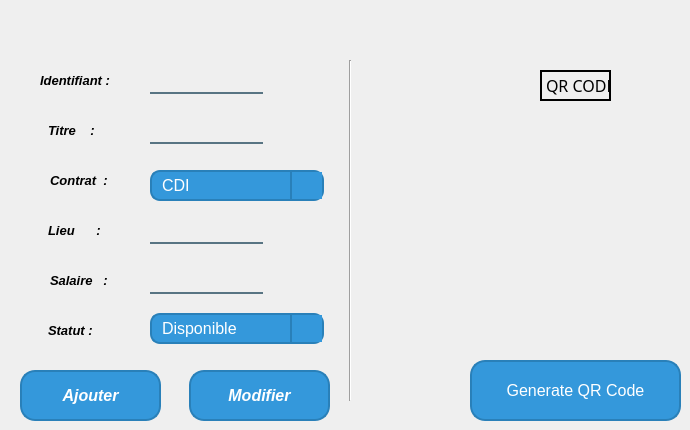
    <widget class="QWidget" name="tab">
     <attribute name="title">
      <string>Ajouter Offre Emploi</string>
     </attribute>
     <widget class="QLabel" name="label">
      <property name="geometry">
       <rect>
        <x>40</x>
        <y>70</y>
        <width>91</width>
        <height>21</height>
       </rect>
      </property>
      <property name="font">
       <font>
        <pointsize>10</pointsize>
        <weight>75</weight>
        <italic>true</italic>
        <bold>true</bold>
       </font>
      </property>
      <property name="autoFillBackground">
       <bool>false</bool>
      </property>
      <property name="styleSheet">
       <string notr="true">/* Style général pour le corps de la page */
body {
    font-family: Arial, sans-serif;
    background-color: #f4f4f4;
    margin: 0;
    padding: 20px;
}

/* Style du conteneur pour centrer les éléments */
.container {
    max-width: 600px;
    margin: 0 auto;
    background: #fff;
    padding: 20px;
    border-radius: 8px;
    box-shadow: 0 2px 5px rgba(0, 0, 0, 0.1);
}

/* Style des labels */
label {
    display: block;
    margin: 10px 0 5px;
    font-size: 16px;
    color: #333;
    transition: color 0.3s ease, transform 0.3s ease;
    position: relative;
    padding-left: 20px;
}

/* Effet de focus et hover pour les labels */
input:focus + label,
textarea:focus + label,
input:hover + label,
textarea:hover + label {
    color: #007bff;
    transform: translateY(-5px);
}

/* Style des champs de saisie */
input[type=&quot;text&quot;],
input[type=&quot;email&quot;],
textarea {
    width: 100%;
    padding: 10px;
    margin: 5px 0 20px;
    border: 1px solid #ccc;
    border-radius: 4px;
    font-size: 16px;
    transition: border-color 0.3s ease;
}

/* Effet de focus pour les champs de saisie */
input:focus,
textarea:focus {
    border-color: #007bff;
    outline: none;
}

/* Style pour les zones de texte */
textarea {
    height: 100px;
    resize: vertical;
}
</string>
      </property>
      <property name="text">
       <string>Identifiant : </string>
      </property>
      <property name="textFormat">
       <enum>Qt::AutoText</enum>
      </property>
     </widget>
     <widget class="QLabel" name="label_2">
      <property name="geometry">
       <rect>
        <x>48</x>
        <y>120</y>
        <width>71</width>
        <height>20</height>
       </rect>
      </property>
      <property name="font">
       <font>
        <pointsize>10</pointsize>
        <weight>75</weight>
        <italic>true</italic>
        <bold>true</bold>
       </font>
      </property>
      <property name="autoFillBackground">
       <bool>false</bool>
      </property>
      <property name="text">
       <string>Titre    :</string>
      </property>
     </widget>
     <widget class="QLabel" name="label_3">
      <property name="geometry">
       <rect>
        <x>50</x>
        <y>170</y>
        <width>81</width>
        <height>21</height>
       </rect>
      </property>
      <property name="font">
       <font>
        <pointsize>10</pointsize>
        <weight>75</weight>
        <italic>true</italic>
        <bold>true</bold>
       </font>
      </property>
      <property name="text">
       <string>Contrat  :</string>
      </property>
     </widget>
     <widget class="QLabel" name="label_4">
      <property name="geometry">
       <rect>
        <x>48</x>
        <y>220</y>
        <width>71</width>
        <height>20</height>
       </rect>
      </property>
      <property name="font">
       <font>
        <pointsize>10</pointsize>
        <weight>75</weight>
        <italic>true</italic>
        <bold>true</bold>
       </font>
      </property>
      <property name="text">
       <string>Lieu      :</string>
      </property>
     </widget>
     <widget class="QLabel" name="label_5">
      <property name="geometry">
       <rect>
        <x>50</x>
        <y>270</y>
        <width>81</width>
        <height>21</height>
       </rect>
      </property>
      <property name="font">
       <font>
        <pointsize>10</pointsize>
        <weight>75</weight>
        <italic>true</italic>
        <bold>true</bold>
       </font>
      </property>
      <property name="text">
       <string>Salaire   :</string>
      </property>
     </widget>
     <widget class="QLabel" name="label_6">
      <property name="geometry">
       <rect>
        <x>48</x>
        <y>320</y>
        <width>71</width>
        <height>20</height>
       </rect>
      </property>
      <property name="font">
       <font>
        <pointsize>10</pointsize>
        <weight>75</weight>
        <italic>true</italic>
        <bold>true</bold>
       </font>
      </property>
      <property name="text">
       <string>Statut : </string>
      </property>
     </widget>
     <widget class="QLineEdit" name="idof">
      <property name="geometry">
       <rect>
        <x>150</x>
        <y>70</y>
        <width>113</width>
        <height>24</height>
       </rect>
      </property>
      <property name="styleSheet">
       <string notr="true">background-color:rgba(0, 0, 0, 0);
border:2px solid rgba(0, 0, 0, 0);
border-bottom-color:rgba(46, 82, 101, 200);
color:rgb(0, 0, 0);
padding-bottom:7px;</string>
      </property>
     </widget>
     <widget class="QLineEdit" name="titre">
      <property name="geometry">
       <rect>
        <x>150</x>
        <y>120</y>
        <width>113</width>
        <height>24</height>
       </rect>
      </property>
      <property name="styleSheet">
       <string notr="true">background-color:rgba(0, 0, 0, 0);
border:2px solid rgba(0, 0, 0, 0);
border-bottom-color:rgba(46, 82, 101, 200);
color:rgb(0, 0, 0);
padding-bottom:7px;</string>
      </property>
     </widget>
     <widget class="QLineEdit" name="Lieu">
      <property name="geometry">
       <rect>
        <x>150</x>
        <y>220</y>
        <width>113</width>
        <height>24</height>
       </rect>
      </property>
      <property name="styleSheet">
       <string notr="true">background-color:rgba(0, 0, 0, 0);
border:2px solid rgba(0, 0, 0, 0);
border-bottom-color:rgba(46, 82, 101, 200);
color:rgb(0, 0, 0);
padding-bottom:7px;</string>
      </property>
     </widget>
     <widget class="QLineEdit" name="salaire">
      <property name="geometry">
       <rect>
        <x>150</x>
        <y>270</y>
        <width>113</width>
        <height>24</height>
       </rect>
      </property>
      <property name="styleSheet">
       <string notr="true">background-color:rgba(0, 0, 0, 0);
border:2px solid rgba(0, 0, 0, 0);
border-bottom-color:rgba(46, 82, 101, 200);
color:rgb(0, 0, 0);
padding-bottom:7px;</string>
      </property>
     </widget>
     <widget class="Line" name="line">
      <property name="geometry">
       <rect>
        <x>340</x>
        <y>60</y>
        <width>20</width>
        <height>341</height>
       </rect>
      </property>
      <property name="orientation">
       <enum>Qt::Vertical</enum>
      </property>
     </widget>
     <widget class="QComboBox" name="contrat">
      <property name="geometry">
       <rect>
        <x>150</x>
        <y>170</y>
        <width>174</width>
        <height>31</height>
       </rect>
      </property>
      <property name="styleSheet">
       <string notr="true">QComboBox {
    /* Style de base pour la ComboBox */
    background-color: #3498db;  /* Couleur de fond bleu */
    color: #ffffff;  /* Couleur du texte blanc */
    border-radius: 10px;  /* Bords arrondis */
    padding: 5px 10px;  /* Marges intérieures */
    font-family: 'Arial', sans-serif;  /* Police Arial */
    font-size: 16px;  /* Taille de la police */
    border: 2px solid #2980b9;  /* Bordure */
    min-width: 150px;  /* Largeur minimale */
}

QComboBox:hover {
    /* Effet lors du survol de la ComboBox */
    background-color: #2980b9;  /* Couleur de fond légèrement plus foncée */
    border: 2px solid #1f618d;  /* Bordure plus foncée */
}

QComboBox:pressed {
    /* Effet lors du clic sur la ComboBox */
    background-color: #1f618d;  /* Couleur de fond plus foncée */
    border: 2px solid #154360;  /* Bordure encore plus foncée */
}

QComboBox::drop-down {
    /* Style pour le bouton déroulant */
    background-color: #3498db;  /* Couleur de fond du bouton */
    border-left: 2px solid #2980b9;  /* Séparation du bouton et du champ */
    width: 30px;  /* Largeur du bouton déroulant */
}

QComboBox::down-arrow {
    /* Style pour la flèche de la ComboBox */
    image: url(:/ImgSrc/down-arrow.png);  /* Utilise une image personnalisée pour la flèche */
    width: 15px;
    height: 15px;
}

QComboBox QAbstractItemView {
    /* Style pour la liste déroulante */
    background-color: #ecf0f1;  /* Couleur de fond gris clair */
    color: #2c3e50;  /* Couleur du texte gris foncé */
    selection-background-color: #2980b9;  /* Couleur de fond de l'élément sélectionné */
    selection-color: #ffffff;  /* Couleur du texte de l'élément sélectionné */
    border: 2px solid #2980b9;  /* Bordure de la liste déroulante */
    border-radius: 5px;  /* Bords arrondis */
}

QComboBox QAbstractItemView::item {
    /* Style pour les éléments de la liste déroulante */
    padding: 5px 10px;  /* Marges intérieures des éléments */
    min-height: 25px;  /* Hauteur minimale des éléments */
}
</string>
      </property>
      <property name="currentIndex">
       <number>0</number>
      </property>
      <item>
       <property name="text">
        <string>CDI</string>
       </property>
      </item>
      <item>
       <property name="text">
        <string>CDD</string>
       </property>
      </item>
      <item>
       <property name="text">
        <string>Négociable</string>
       </property>
      </item>
      <item>
       <property name="text">
        <string/>
       </property>
      </item>
     </widget>
     <widget class="QComboBox" name="stts">
      <property name="geometry">
       <rect>
        <x>150</x>
        <y>313</y>
        <width>174</width>
        <height>31</height>
       </rect>
      </property>
      <property name="styleSheet">
       <string notr="true">QComboBox {
    /* Style de base pour la ComboBox */
    background-color: #3498db;  /* Couleur de fond bleu */
    color: #ffffff;  /* Couleur du texte blanc */
    border-radius: 10px;  /* Bords arrondis */
    padding: 5px 10px;  /* Marges intérieures */
    font-family: 'Arial', sans-serif;  /* Police Arial */
    font-size: 16px;  /* Taille de la police */
    border: 2px solid #2980b9;  /* Bordure */
    min-width: 150px;  /* Largeur minimale */
}

QComboBox:hover {
    /* Effet lors du survol de la ComboBox */
    background-color: #2980b9;  /* Couleur de fond légèrement plus foncée */
    border: 2px solid #1f618d;  /* Bordure plus foncée */
}

QComboBox:pressed {
    /* Effet lors du clic sur la ComboBox */
    background-color: #1f618d;  /* Couleur de fond plus foncée */
    border: 2px solid #154360;  /* Bordure encore plus foncée */
}

QComboBox::drop-down {
    /* Style pour le bouton déroulant */
    background-color: #3498db;  /* Couleur de fond du bouton */
    border-left: 2px solid #2980b9;  /* Séparation du bouton et du champ */
    width: 30px;  /* Largeur du bouton déroulant */
}

QComboBox::down-arrow {
    /* Style pour la flèche de la ComboBox */
    image: url(:/ImgSrc/down-arrow.png);  /* Utilise une image personnalisée pour la flèche */
    width: 15px;
    height: 15px;
}

QComboBox QAbstractItemView {
    /* Style pour la liste déroulante */
    background-color: #ecf0f1;  /* Couleur de fond gris clair */
    color: #2c3e50;  /* Couleur du texte gris foncé */
    selection-background-color: #2980b9;  /* Couleur de fond de l'élément sélectionné */
    selection-color: #ffffff;  /* Couleur du texte de l'élément sélectionné */
    border: 2px solid #2980b9;  /* Bordure de la liste déroulante */
    border-radius: 5px;  /* Bords arrondis */
}

QComboBox QAbstractItemView::item {
    /* Style pour les éléments de la liste déroulante */
    padding: 5px 10px;  /* Marges intérieures des éléments */
    min-height: 25px;  /* Hauteur minimale des éléments */
}
</string>
      </property>
      <item>
       <property name="text">
        <string>Disponible</string>
       </property>
      </item>
      <item>
       <property name="text">
        <string>Fermé</string>
       </property>
      </item>
     </widget>
     <widget class="QPushButton" name="addOE">
      <property name="geometry">
       <rect>
        <x>20</x>
        <y>370</y>
        <width>141</width>
        <height>51</height>
       </rect>
      </property>
      <property name="font">
       <font>
        <family>Arial</family>
        <pointsize>-1</pointsize>
        <weight>75</weight>
        <italic>true</italic>
        <bold>true</bold>
       </font>
      </property>
      <property name="styleSheet">
       <string notr="true">QPushButton {
    /* Style de base */
    background-color: #3498db;  /* Couleur de fond bleu */
    color: #ffffff;  /* Couleur du texte blanc */
    border-radius: 15px;  /* Bords arrondis avec un rayon de 15px */
    padding: 10px 20px;  /* Marges intérieures */
    font-family: 'Arial', sans-serif;  /* Police Arial */
    font-size: 16px;  /* Taille de la police */
    border: 2px solid #2980b9;  /* Bordure avec une couleur légèrement plus foncée */
    transition: all 0.3s ease;  /* Effet de transition lisse */
}

QPushButton:hover {
    /* Effet lors du survol */
    background-color: #2980b9;  /* Couleur de fond légèrement plus foncée */
    border: 2px solid #1f618d;  /* Couleur de la bordure encore plus foncée */
}

QPushButton:pressed {
    /* Effet lors du clic */
    background-color: #1f618d;  /* Couleur de fond encore plus foncée */
    border: 2px solid #154360;  /* Bordure très foncée */
    color: #ecf0f1;  /* Légère variation de la couleur du texte */
}

QPushButton:disabled {
    /* Style du bouton désactivé */
    background-color: #bdc3c7;  /* Couleur de fond gris clair */
    color: #7f8c8d;  /* Couleur du texte gris foncé */
    border: 2px solid #95a5a6;  /* Bordure gris foncé */
}

QPushButton {
    /* Ombre portée */
    box-shadow: 2px 2px 5px rgba(0, 0, 0, 0.3);  /* Légère ombre portée */
}
</string>
      </property>
      <property name="text">
       <string>Ajouter</string>
      </property>
      <property name="icon">
       <iconset theme="applications-games" resource="rsc.qrc">
        <normaloff>:/ImgSrc/add.png</normaloff>:/ImgSrc/add.png</iconset>
      </property>
     </widget>
     <widget class="QPushButton" name="MODOE">
      <property name="geometry">
       <rect>
        <x>189</x>
        <y>370</y>
        <width>141</width>
        <height>51</height>
       </rect>
      </property>
      <property name="font">
       <font>
        <family>Arial</family>
        <pointsize>-1</pointsize>
        <weight>75</weight>
        <italic>true</italic>
        <bold>true</bold>
       </font>
      </property>
      <property name="styleSheet">
       <string notr="true">QPushButton {
    /* Style de base */
    background-color: #3498db;  /* Couleur de fond bleu */
    color: #ffffff;  /* Couleur du texte blanc */
    border-radius: 15px;  /* Bords arrondis avec un rayon de 15px */
    padding: 10px 20px;  /* Marges intérieures */
    font-family: 'Arial', sans-serif;  /* Police Arial */
    font-size: 16px;  /* Taille de la police */
    border: 2px solid #2980b9;  /* Bordure avec une couleur légèrement plus foncée */
    transition: all 0.3s ease;  /* Effet de transition lisse */
}

QPushButton:hover {
    /* Effet lors du survol */
    background-color: #2980b9;  /* Couleur de fond légèrement plus foncée */
    border: 2px solid #1f618d;  /* Couleur de la bordure encore plus foncée */
}

QPushButton:pressed {
    /* Effet lors du clic */
    background-color: #1f618d;  /* Couleur de fond encore plus foncée */
    border: 2px solid #154360;  /* Bordure très foncée */
    color: #ecf0f1;  /* Légère variation de la couleur du texte */
}

QPushButton:disabled {
    /* Style du bouton désactivé */
    background-color: #bdc3c7;  /* Couleur de fond gris clair */
    color: #7f8c8d;  /* Couleur du texte gris foncé */
    border: 2px solid #95a5a6;  /* Bordure gris foncé */
}

QPushButton {
    /* Ombre portée */
    box-shadow: 2px 2px 5px rgba(0, 0, 0, 0.3);  /* Légère ombre portée */
}
</string>
      </property>
      <property name="text">
       <string>Modifier</string>
      </property>
      <property name="icon">
       <iconset resource="rsc.qrc">
        <normaloff>:/ImgSrc/modifier.png</normaloff>:/ImgSrc/modifier.png</iconset>
      </property>
     </widget>
     <widget class="QLabel" name="qrcodecommande">
      <property name="geometry">
       <rect>
        <x>470</x>
        <y>120</y>
        <width>200</width>
        <height>200</height>
       </rect>
      </property>
      <property name="text">
       <string/>
      </property>
     </widget>
     <widget class="QPushButton" name="qrcodegen">
      <property name="geometry">
       <rect>
        <x>470</x>
        <y>360</y>
        <width>211</width>
        <height>61</height>
       </rect>
      </property>
      <property name="styleSheet">
       <string notr="true">QPushButton {
    /* Style de base */
    background-color: #3498db;  /* Couleur de fond bleu */
    color: #ffffff;  /* Couleur du texte blanc */
    border-radius: 15px;  /* Bords arrondis avec un rayon de 15px */
    padding: 10px 20px;  /* Marges intérieures */
    font-family: 'Arial', sans-serif;  /* Police Arial */
    font-size: 16px;  /* Taille de la police */
    border: 2px solid #2980b9;  /* Bordure avec une couleur légèrement plus foncée */
    transition: all 0.3s ease;  /* Effet de transition lisse */
}

QPushButton:hover {
    /* Effet lors du survol */
    background-color: #2980b9;  /* Couleur de fond légèrement plus foncée */
    border: 2px solid #1f618d;  /* Couleur de la bordure encore plus foncée */
}

QPushButton:pressed {
    /* Effet lors du clic */
    background-color: #1f618d;  /* Couleur de fond encore plus foncée */
    border: 2px solid #154360;  /* Bordure très foncée */
    color: #ecf0f1;  /* Légère variation de la couleur du texte */
}

QPushButton:disabled {
    /* Style du bouton désactivé */
    background-color: #bdc3c7;  /* Couleur de fond gris clair */
    color: #7f8c8d;  /* Couleur du texte gris foncé */
    border: 2px solid #95a5a6;  /* Bordure gris foncé */
}

QPushButton {
    /* Ombre portée */
    box-shadow: 2px 2px 5px rgba(0, 0, 0, 0.3);  /* Légère ombre portée */
}
</string>
      </property>
      <property name="text">
       <string>Generate QR Code</string>
      </property>
      <property name="icon">
       <iconset resource="rsc.qrc">
        <normaloff>:/ImgSrc/qr.png</normaloff>:/ImgSrc/qr.png</iconset>
      </property>
     </widget>
     <widget class="QLabel" name="label_8">
      <property name="geometry">
       <rect>
        <x>540</x>
        <y>70</y>
        <width>71</width>
        <height>31</height>
       </rect>
      </property>
      <property name="font">
       <font>
        <family>Rockwell Condensed</family>
        <pointsize>12</pointsize>
       </font>
      </property>
      <property name="frameShape">
       <enum>QFrame::WinPanel</enum>
      </property>
      <property name="text">
       <string>QR CODE</string>
      </property>
     </widget>
     <zorder>label_5</zorder>
     <zorder>salaire</zorder>
     <zorder>label_6</zorder>
     <zorder>stts</zorder>
     <zorder>addOE</zorder>
     <zorder>MODOE</zorder>
     <zorder>qrcodegen</zorder>
     <zorder>label</zorder>
     <zorder>label_2</zorder>
     <zorder>label_3</zorder>
     <zorder>label_4</zorder>
     <zorder>idof</zorder>
     <zorder>titre</zorder>
     <zorder>Lieu</zorder>
     <zorder>line</zorder>
     <zorder>contrat</zorder>
     <zorder>qrcodecommande</zorder>
     <zorder>label_8</zorder>
    </widget>
